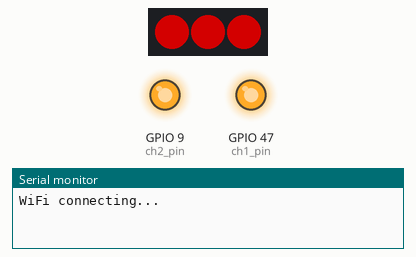
A program run on a simulated ESP32-S3. On the bench: 3 RGB LEDs in strip order, left to right, output pins drawn as LEDs (lit = HIGH), the last lines printed to the serial monitor. Dim RGB values are drawn brighter than linear; WiFi joins after 1.5 s; servers stay silent unless stated.

Above: at 0.1 s.
At 1.6 s:
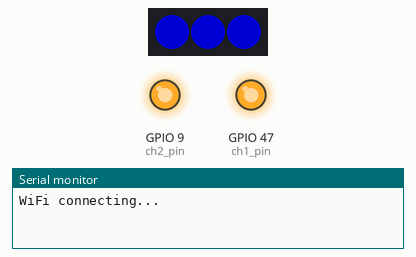
At 2.1 s:
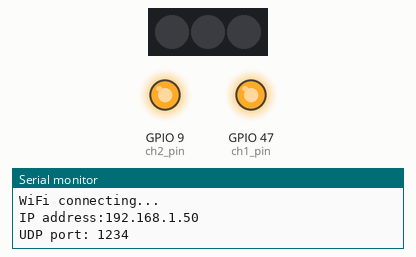
Timing chart, 0 to 3.6 s (numbered marks = the images above):
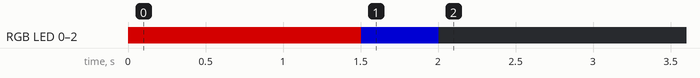

The program:

main.cpp
```cpp
#include <Arduino.h>
#include <Adafruit_NeoPixel.h>
#include "WiFi.h"
#include <AsyncUDP.h>

#define ch1_pin 47
#define ch2_pin 9
#define led_pin 10
#define pulse_width 2  // ms
#define period 20      // ms
#define interval_time 500 //leg rest time(ms)
#define pulse_out_time 100 //leg active time(ms)

const char *ssid = "nomusan";
const char *password = "nomurabayado";

bool enable_flag = false;

Adafruit_NeoPixel strip = Adafruit_NeoPixel(3, led_pin, NEO_GRB + NEO_KHZ800);
portMUX_TYPE timerMux = portMUX_INITIALIZER_UNLOCKED;
AsyncUDP udp;
AsyncUDPMessage udpmsg;

TaskHandle_t taskHandle[2];//task handle forLR pulse_out

void Task_udp_listen(void *pvParameters)
{
  while (1)
  {
    udp.onPacket([](AsyncUDPPacket packet)
    {
      //Serial.print("UDP packet received: ");
      //Serial.println((char*)packet.data());

      if (strncmp((char*)packet.data(), "LEFT",4) == 0) {
        // START
        Serial.println("LEFT");
        xTaskNotifyGive(taskHandle[1]);


      } else if (strncmp((char*)packet.data(),"RIGHT", 5) == 0) {
        // STOP
        Serial.println("RIGHT");
        xTaskNotifyGive(taskHandle[0]);
      }
    });
    delay(1);
  }
}

void Task_pulse_out_L(void *pvParameters)
{
  while (1)
  {
    if (xTaskNotifyWait(0, 0, NULL, pdMS_TO_TICKS(0)) == pdTRUE) {
      //portENTER_CRITICAL(&timerMux);
      //Serial.println("pulse_out");
      uint32_t t_0 = millis();
      uint32_t t = 0;//Time elapsed since the start of muscle contraction
      strip.setPixelColor(2, strip.Color(255, 0, 0));
      strip.show();
      while(t < pulse_out_time){
        digitalWrite(ch1_pin,HIGH); //on
        delay(pulse_width);  // Standby for a specified time
        digitalWrite(ch1_pin,LOW); //off
        delay(period - pulse_width);
        t = millis() - t_0;//Update elapsed time
      }

      //portEXIT_CRITICAL(&timerMux);
     // Serial.println(t);
     // digitalWrite(ch1_pin,LOW); //off
      strip.setPixelColor(2, strip.Color(0, 0, 0));
      strip.show();
      delay(interval_time);
    }
    delay(1);
  }
}

void Task_pulse_out_R(void *pvParameters)
{
  while (1)
  {
    if (xTaskNotifyWait(0, 0, NULL, pdMS_TO_TICKS(0)) == pdTRUE) {
      //portENTER_CRITICAL(&timerMux);
      //Serial.println("pulse_out");
      uint32_t t_0 = millis();
      uint32_t t = 0;//Time elapsed since the start of muscle contraction
      strip.setPixelColor(0, strip.Color(0, 0, 255));
      strip.show();
      while(t < pulse_out_time){
        digitalWrite(ch2_pin,HIGH); //on
        delay(pulse_width);  // Standby for a specified time
        digitalWrite(ch2_pin,LOW); //off
        delay(period - pulse_width);
        t = millis() - t_0;//Update elapsed time
      }

      //portEXIT_CRITICAL(&timerMux);
     // Serial.println(t);
     // digitalWrite(ch1_pin,LOW); //off
      strip.setPixelColor(0, strip.Color(0, 0, 0));
      strip.show();
      delay(interval_time);
    }
    delay(1);
  }
}


void setup() {
  pinMode(ch1_pin, OUTPUT);
  pinMode(ch2_pin, OUTPUT);
  digitalWrite(ch2_pin,HIGH);
  digitalWrite(ch1_pin,HIGH);
  strip.begin();
  strip.setBrightness(125);
  strip.show(); //initialization
  Serial.begin(115200);
  WiFi.mode(WIFI_STA);        // Set WiFi mode
  WiFi.begin(ssid, password); // Start WiFi connection
  Serial.println("WiFi connecting...");
  strip.setPixelColor(0, strip.Color(255, 0, 0));
  strip.setPixelColor(1, strip.Color(255, 0, 0));
  strip.setPixelColor(2, strip.Color(255, 0, 0));
  strip.show();
  if (WiFi.waitForConnectResult() != WL_CONNECTED)
  {
    Serial.println("WiFi Failed");
    while (1)
    {
      delay(1000);
      Serial.println("WiFi Failed");
    }
  }
  strip.setPixelColor(0, strip.Color(0, 0, 255));
  strip.setPixelColor(1, strip.Color(0, 0,255));
  strip.setPixelColor(2, strip.Color(0, 0, 255));
  strip.show();
  delay(500);
  strip.setPixelColor(0, strip.Color(0, 0, 0));
  strip.setPixelColor(1, strip.Color(0, 0, 0));
  strip.setPixelColor(2, strip.Color(0, 0, 0));
  strip.show();
  Serial.print("IP address:");
  Serial.println(WiFi.localIP());
  udp.connect(IPAddress(192, 168, 11, 202), 1234);
  udp.listen(1234);
  Serial.print("UDP port: ");
  Serial.println("1234");


  //Create a task for UDP communication
  xTaskCreateUniversal(
    Task_udp_listen,
    "udp_task",
    3192,
    NULL,
    10,
    NULL,
    0
  );
  xTaskCreateUniversal(
    Task_pulse_out_L,
    "pulse_out_L",
    3192,
    NULL,
    3,
    &taskHandle[1],
    0
  );
  xTaskCreateUniversal(
    Task_pulse_out_R,
    "pulse_out_R",
    3192,
    NULL,
    3,
    &taskHandle[0],
    0
  );
}


void loop() {
  //Serial.println("loop");

  delay(1);
}
```

Measured:
- by itself, RGB LED 0–2: off → RGB(125, 0, 0) at 0.00 s, → RGB(0, 0, 125) 1.5 s later, → off 0.50 s later
